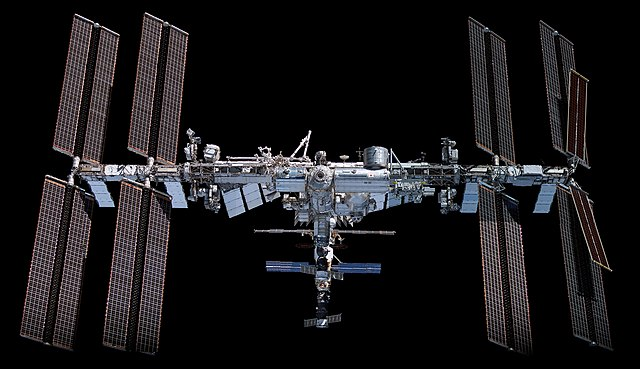
#> input picture utils/iss.jpg, 640 x 369 px
$ python scale.py
#> lines starting #> are read from the running program, lines starting #| are printed output that depends on the picture
#> further down, image is the input picture: shape (369, 640, 3); mean B, G, R 26.1, 24.3, 25.4
### utils/utils.py
import cv2
import numpy as np

def resizing(img:np.matrix, scl:float):
    """Downscale both images so the collage can fit on the monitor

    Args:
        img (np.matrix): Input image
        scl (float): Scale
    Returns:
        resized_img (np.matrix): Down/Up-scaled image based on scale ratio
    """
#> called with scl = 55
    scale_percent = scl # percent of original size
    width = int(img.shape[1] * scale_percent / 100)
#> width = 352
    height = int(img.shape[0] * scale_percent / 100)
#> height = 202
    dim = (width, height)
#> dim = (352, 202)

    # resize image
    return cv2.resize(img, dim, interpolation = cv2.INTER_AREA)
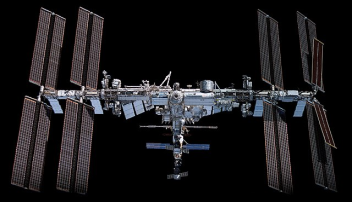
#> returned value: shape (202, 352, 3); mean of channels 0, 1, 2 26.1, 24.3, 25.4; drawn as B, G, R

### utils/scale.py
from utils import resizing
import cv2

image = cv2.imread('iss.jpg', cv2.IMREAD_COLOR)

scaled = resizing(image, 55)

cv2.imshow("scaled", scaled)
cv2.imwrite("iss-scaled.jpg", scaled)
cv2.waitKey(0)
cv2.destroyAllWindows
